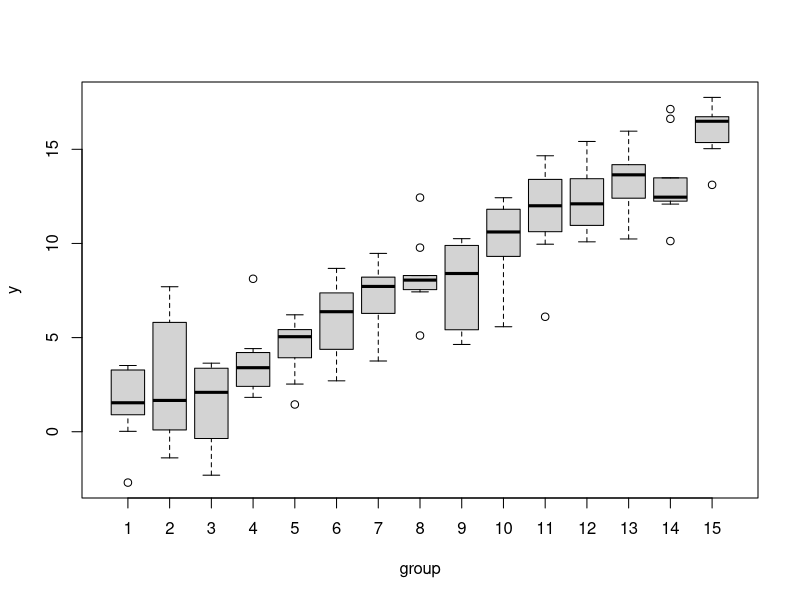
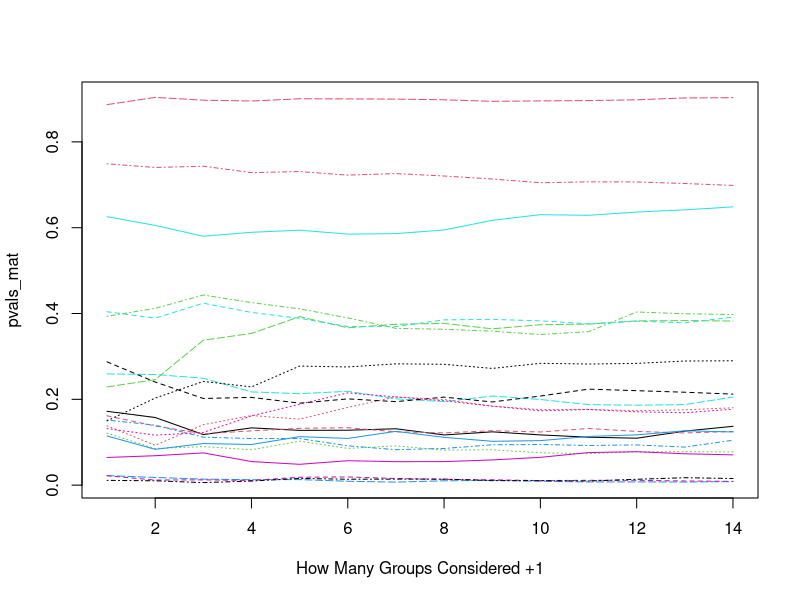

Recreate these plots in R, in order.
## ---- chunk 1
get_data <- function(n_per_group = 10, n_groups = 15) {
  grp <- as.factor(c(rep(1:n_groups, each = n_per_group)))
  data <- data.frame(group = grp, y = rnorm(n_groups * n_per_group, sd = 2) + as.numeric(grp))
}

# illustrate data
data <- get_data()
set.seed(123)
boxplot(y ~ group, data)

# Pairwise T-test using residuals of 2-15 groups
# plot results
pvals_mat <- replicate(20, { 
  data <- get_data()
  pvals <- sapply(2:15, function(i) {
    coefficients(summary(lm(y ~ group, data, subset = group %in% 1:i)))["group2", "Pr(>|t|)"]
  })
})

# plot each collumn of pvals_mat with matplot
matplot(pvals_mat, type = "l", xlab = "How Many Groups Considered +1")

# simulate power
# 2 groups vs 5 groups
n_sim <- 2000
results <- matrix(NA, nrow = n_sim, ncol = 2)
for (i in 1:n_sim) {
  data <- get_data(n_per_group = 3, n_groups = 5)
  results[i, 1] <- coefficients(summary(lm(y ~ group, data, subset = group %in% 1:2)))["group2", "Pr(>|t|)"]
  results[i, 2] <- coefficients(summary(lm(y ~ group, data, subset = group %in% 1:5)))["group2", "Pr(>|t|)"]
}
power <- apply(results < 0.05, 2, mean)
names(power) <- c("power using 2 groups,", " 5 groups")
power
